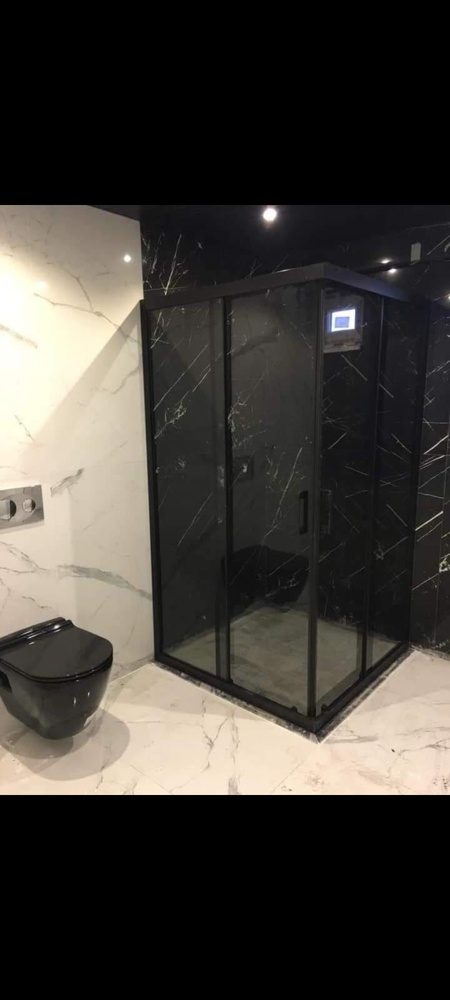
#> input picture dusakabin1.jpg, 450 x 1000 px, shrunk from 720 x 1600 before the run
$ python make_circle.py ../dusakabin1.jpg ../dusakabin2.jpg
#> lines starting #> are read from the running program, lines starting #| are printed output that depends on the picture
from PIL import Image, ImageDraw
import sys

def make_circle(input_path, output_path):
#> called with input_path = '../dusakabin1.jpg', output_path = '../dusakabin2.jpg'
    img = Image.open(input_path).convert("RGBA")

    # Create mask
    mask = Image.new('L', img.size, 0)
#> mask: PIL image 450x1000 L; every value is 0
    draw = ImageDraw.Draw(mask)
    draw.ellipse((0, 0) + img.size, fill=255)

    # Apply mask
    output = Image.new('RGBA', img.size, (0, 0, 0, 0))
#> output: PIL image 450x1000 RGBA; every value is 0
    output.paste(img, (0, 0), mask=mask)
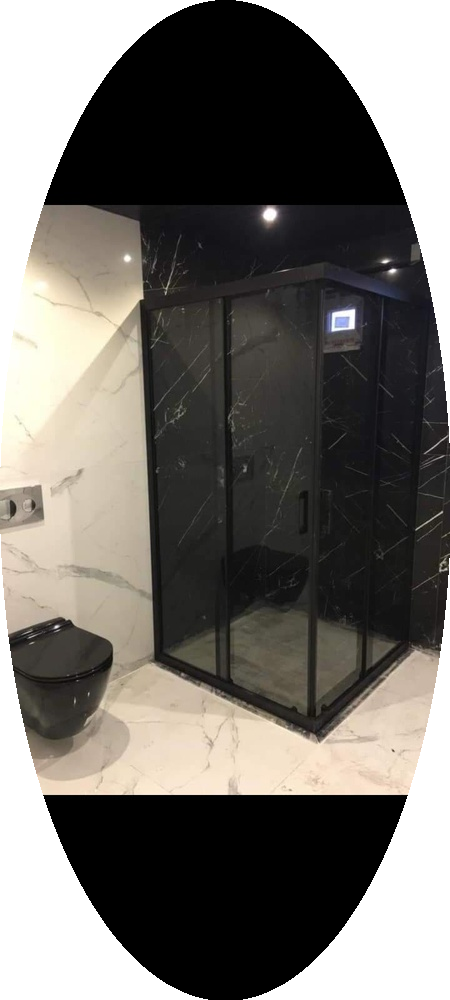
#> output: PIL image 450x1000 RGBA; mean R, G, B, A 59.9, 56.4, 51.5, 200.9; transparent parts drawn white

    # Save
    output.save(output_path, format="PNG")

if __name__ == "__main__":
    make_circle(sys.argv[1], sys.argv[2])

$ run again, on dusakabin3.jpg
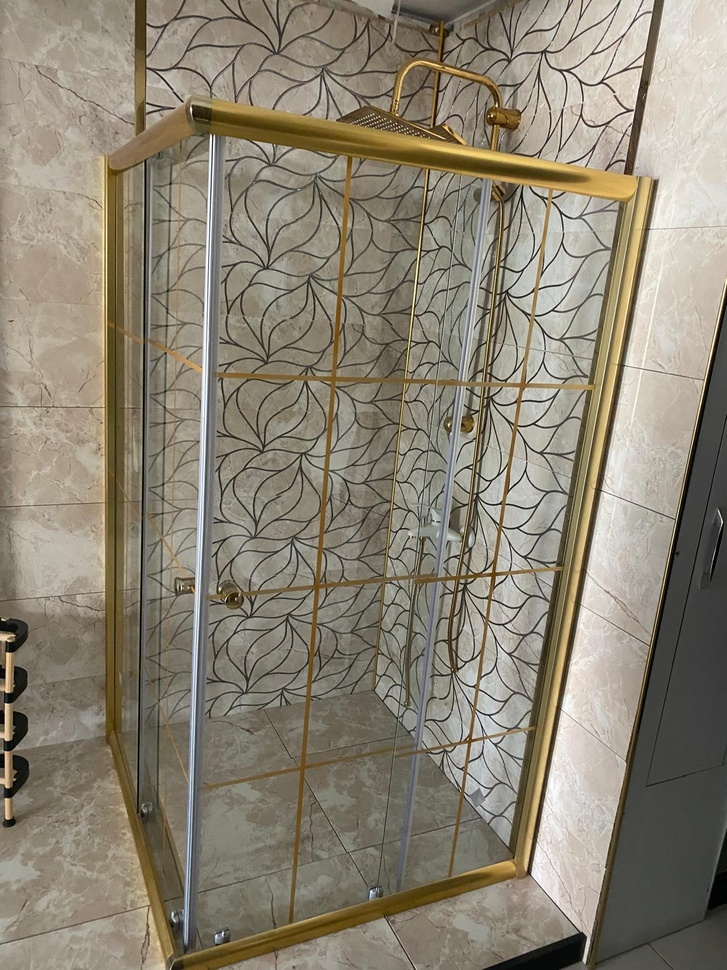
#> input picture dusakabin3.jpg, 727 x 970 px, shrunk from 1200 x 1600 before the run
#> mask: PIL image 727x970 L; every value is 0
#> in make_circle, `output.paste(img, (0, 0), mask=mask)`:
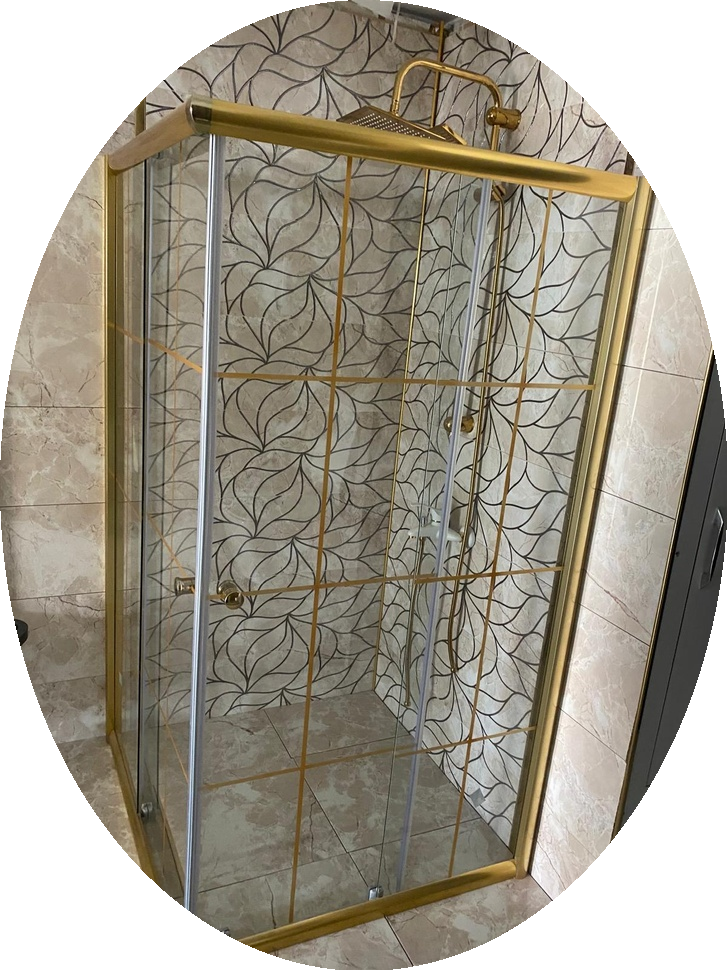
#> output: PIL image 727x970 RGBA; mean R, G, B, A 108.9, 102.9, 89.8, 200.7; transparent parts drawn white

$ run again, on dusakabin4.jpg
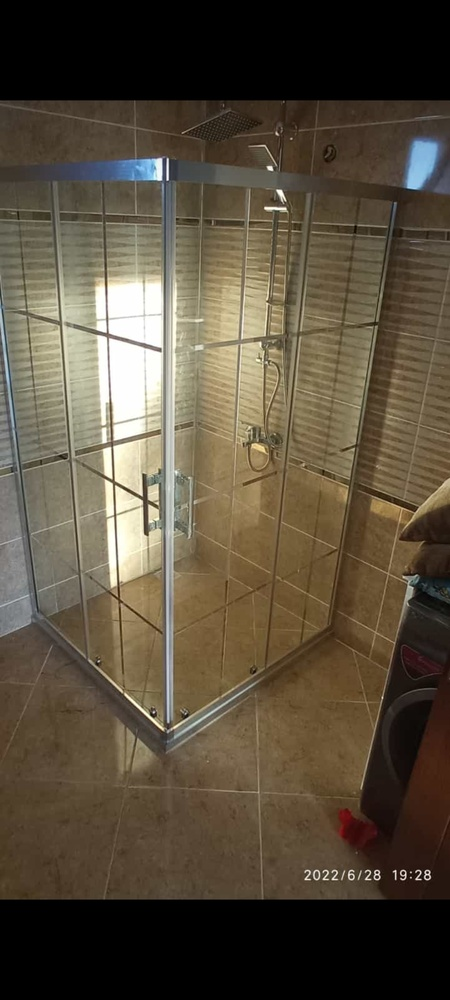
#> input picture dusakabin4.jpg, 450 x 1000 px, shrunk from 1080 x 2400 before the run
#> mask: PIL image 450x1000 L; every value is 0
#> in make_circle, `output.paste(img, (0, 0), mask=mask)`:
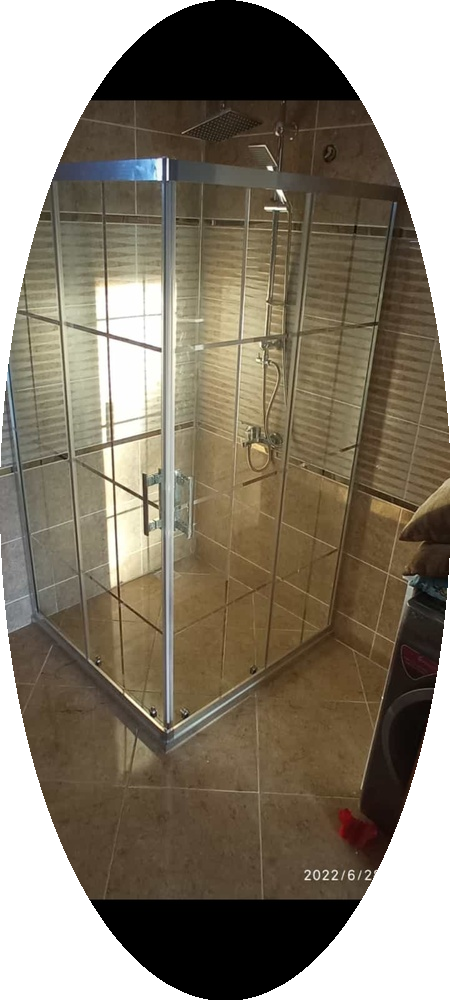
#> output: PIL image 450x1000 RGBA; mean R, G, B, A 80.9, 71.6, 55.8, 200.9; transparent parts drawn white

$ run again, on dusakabin5.jpg
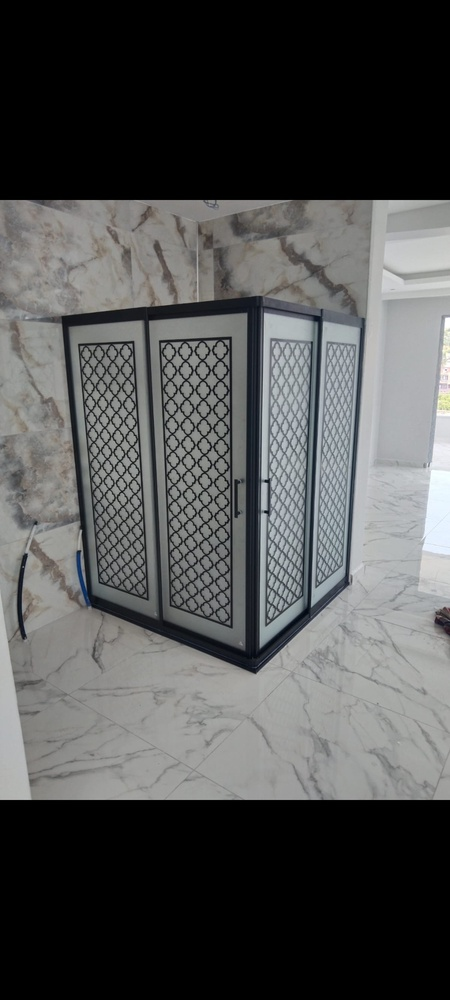
#> input picture dusakabin5.jpg, 450 x 1000 px, shrunk from 1080 x 2400 before the run
#> mask: PIL image 450x1000 L; every value is 0
#> in make_circle, `output.paste(img, (0, 0), mask=mask)`:
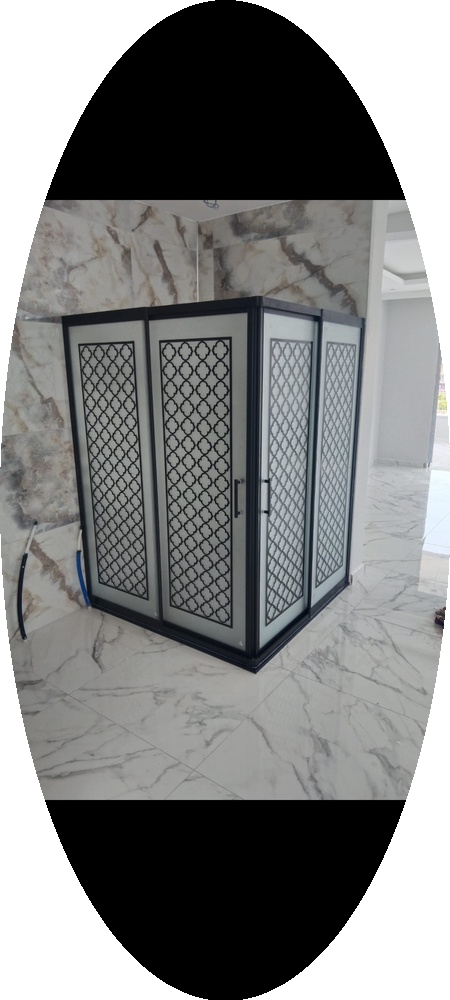
#> output: PIL image 450x1000 RGBA; mean R, G, B, A 74.3, 75.1, 75, 200.9; transparent parts drawn white
